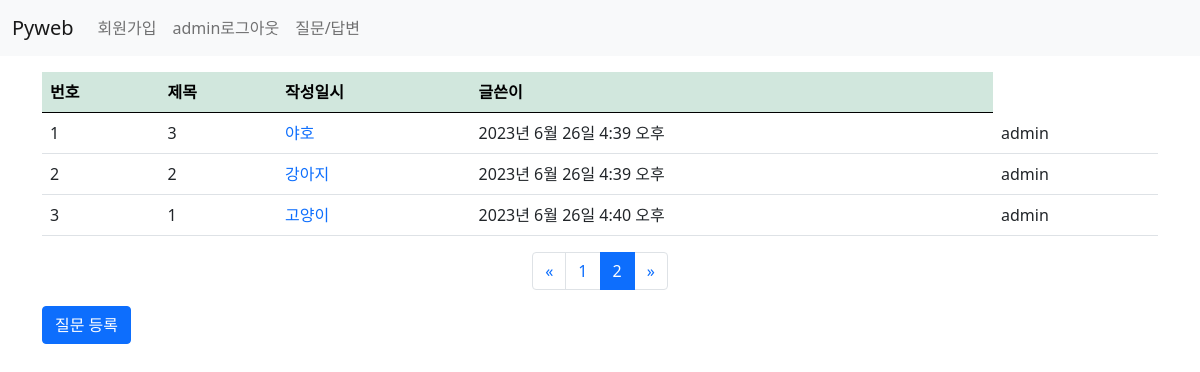
The app's page /board/?page=2 (signed in) with its own data.
### board/models.py (models this page shows, shortened)
class Question(models.Model):
    author = models.ForeignKey(User, on_delete=models.CASCADE)
    subject = models.CharField(max_length=200)  #제목
    content = models.TextField()                #질문 내용
    create_date = models.DateTimeField()        #등록일
    modify_date = models.DateTimeField(null=True, blank=True)

### board/views.py (the view)
# urls.py: path('', views.question_list, name='question_list'),
def question_list(request):
    question_list = Question.objects.order_by('create_date')  #내림 차순
    page = request.GET.get('page', '1')
    paginator = Paginator(question_list, 10)  #페이지당 게시글 - 10
    page_obj = paginator.get_page(page)
    context = {'question_list': page_obj}
    return render(request, 'board/question_list.html', context)

### board/templatetags/board_filter.py (called while the page is built)
@register.filter
def sub(value, arg):
    return value - arg   #원래값 - 매개값 -> |sub:arg

### templates/board/question_list.html (shortened to what this page needs)
{% extends 'base.html' %}
{% load board_filter %}
{% block content %}
<div class="container my-3">
    <section id="question_list">
        <table class="table">
            <thead>
                <tr class="table-success">
                    <th>번호</th><th>제목</th><th>작성일시</th><th>글쓴이</th>
                </tr>
            </thead>
            <tbody>
                {% if question_list %}
                    {% for question in question_list %}
                    <tr>
                        <td>{{ forloop.counter }}</td>
                        <td>{{ question_list.paginator.count|sub:question_list.start_index|sub:forloop.counter0|add:1 }}</td>
                        <td>
                            <a href="{% url 'board:detail' question.id %}" class="text-decoration-none">
                                {{ question.subject }}
                            </a>
                        </td>
                        <td>{{ question.create_date }}</td>
                        <td>{{ question.author }}</td>
                    </tr>
                    {% endfor %}
                {% else %}
                    <tr>
                        <td>질문이 없습니다</td>
                    </tr>
                {% endif %}
            </tbody>
        </table>
        <ul class="pagination justify-content-center">
            {% if question_list.has_previous %}
                <li class="page-item">
                    <a class="page-link" href="?page={{ question_list.previous_page_number }}">
                        &laquo;
                    </a>
                </li>
            {% endif %}
            {% for page_number in question_list.paginator.page_range %}
                {% if page_number == question_list.number %}
                <li class="page-item active">
                    <a class="page-link" href="?page={{ page_number }}">
                        {{ page_number }}
                    </a>
                </li>
                {% else %}
                <li class="page-item">
                    <a class="page-link" href="?page={{ page_number }}">
                        {{ page_number }}
                    </a>
                </li>
                {% endif %}
            {% endfor %}
             {% if question_list.has_next %}
                <li class="page-item">
                    <a class="page-link" href="?page={{ question_list.next_page_number }}">
                        &raquo;
                    </a>
                </li>
            {% else %}
                <li class="page-item">
                    <a class="page-link" href="#">
                        &raquo;
                    </a>
                </li>
            {% endif %}
        </ul>
    <a href="{% url 'board:question_create' %}"
        class="btn btn-primary">질문 등록</a>
    </section>
</div>
{% endblock %}

### templates/navbar.html (shortened to what this page needs)
<nav class="navbar navbar-expand-lg navbar-light bg-light">
  <div class="container-fluid">
    <a class="navbar-brand" href="/">Pyweb</a>
    <div class="collapse navbar-collapse" id="navbarSupportedContent">
      <ul class="navbar-nav me-auto mb-2 mb-lg-0">
        <li class="nav-item">
          <a class="nav-link" href="{% url 'common:signup' %}">회원가입</a>
        </li>
        <li class="nav-item">
          {% if user.is_authenticated %}
          <a class="nav-link" href="{% url 'common:logout' %}">{{ user.username }}로그아웃</a>
          {% else %}
          <a class="nav-link" href="{% url 'common:login' %}">로그인</a>
          {% endif %}
        </li>
        <li class="nav-item">
          <a class="nav-link" href="{% url 'board:question_list' %}">질문/답변</a>
        </li>
      </ul>
    </div>
  </div>
  </nav>

### records on screen
Question: paginator.count|sub "3", subject "야호", create_date "2023년 6월 26일 4:39 오후", author "admin"
Question: paginator.count|sub "2", subject "강아지", create_date "2023년 6월 26일 4:39 오후", author "admin"
Question: paginator.count|sub "1", subject "고양이", create_date "2023년 6월 26일 4:40 오후", author "admin"

### other values on screen
{{ user.username }} "admin"
{{ page_number }} "1"
{{ page_number }} "2"
